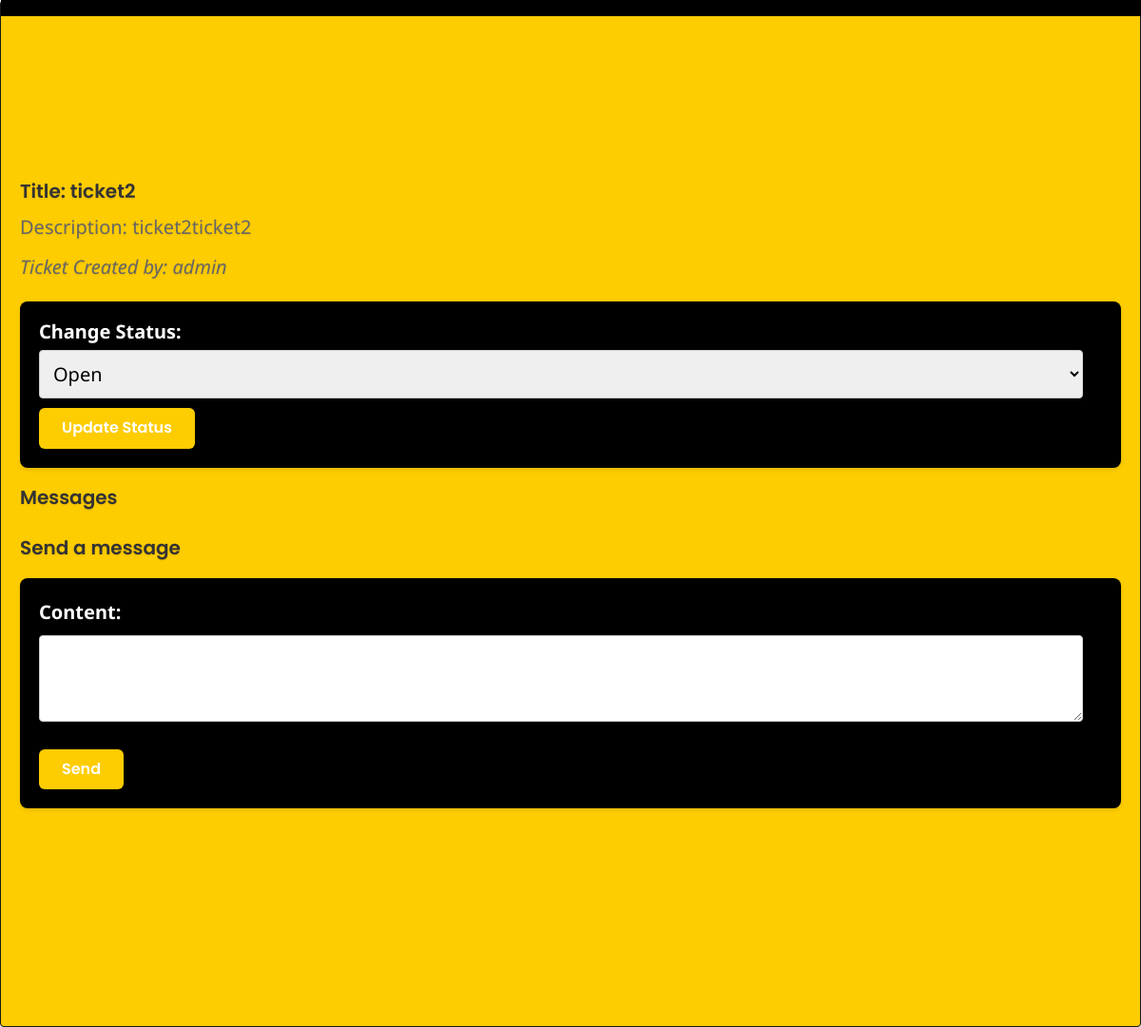
The app's page /message_ticket_creator/2/ (signed in), older data.
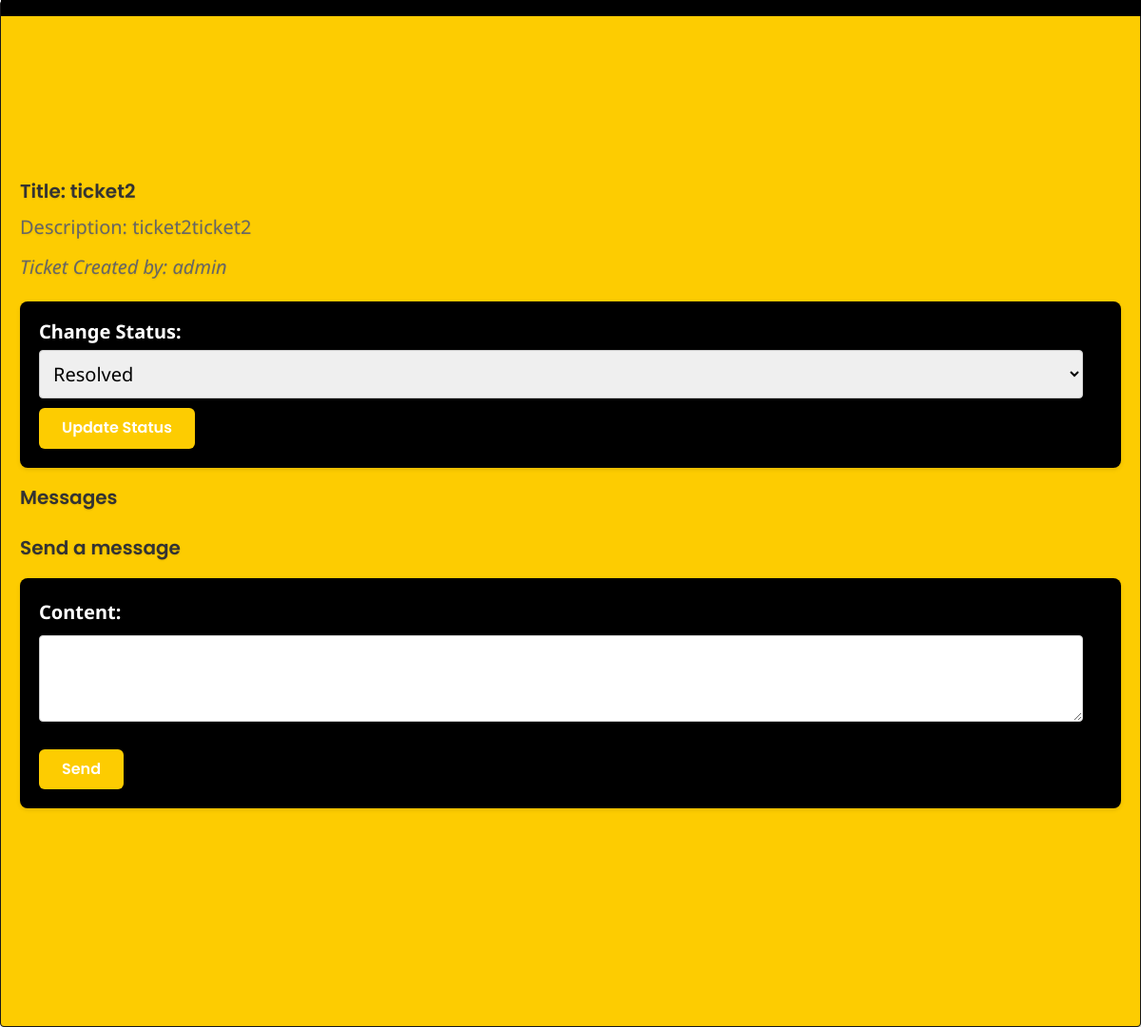
The same page, newer data.
### support/models.py (models this page shows, shortened)
class SupportTicket(models.Model):
    ticket_id = models.AutoField(primary_key=True)
    LOW = 'Low'
    MEDIUM = 'Medium'
    HIGH = 'High'
    PRIORITY_CHOICES = [
        (LOW, 'Low'),
        (MEDIUM, 'Medium'),
        (HIGH, 'High'),
    ]
    ELECTRICAL = 'Electrical'
    IT = 'IT'
    FACILITIES = 'Facilities'
    OTHER = 'Other'
    CATEGORY_CHOICES = [
        (ELECTRICAL, 'Electrical'),
        (IT, 'IT'),
        (FACILITIES, 'Facilities'),
        (OTHER, 'Other'),
    ]
    title = models.CharField(max_length=100)
    description = models.TextField()
    status = models.CharField(max_length=20, choices=[
        ('Open', 'Open'),
        ('InProgress', 'InProgress'),
        ('Resolved', 'Resolved'),
        ('Closed', 'Closed'),
    ])
    priority = models.CharField(max_length=10, choices=PRIORITY_CHOICES, default=LOW)
    category = models.CharField(max_length=20, choices=CATEGORY_CHOICES, default=OTHER)
    created_by = models.ForeignKey(User, related_name='tickets_created', on_delete=models.CASCADE)
    assigned_to = models.ForeignKey(User, related_name='tickets_assigned', on_delete=models.SET_NULL, null=True, blank=True)
    created_date = models.DateTimeField(auto_now_add=True)

### support/views.py (the view)
# urls.py: path('message_ticket_creator/<int:ticket_id>/', views.message_ticket_creator, name='message_ticket_creator'),  # Include the correct view name here
@login_required
def message_ticket_creator(request, ticket_id):
    ticket = get_object_or_404(SupportTicket, ticket_id=ticket_id)
    if request.method == 'POST':
        form = MessageAndStatusForm(request.POST)
        if form.is_valid():
            message = form.save(commit=False)
            message.ticket = ticket
            message.sender = request.user
            message.save()
            messages.success(request, 'Message sent successfully.')
            return redirect('message_ticket_creator', ticket_id=ticket_id)
    else:
        form = MessageAndStatusForm()
    return render(request, 'support/ticketmessage.html', {
        'ticket': ticket,
        'form': form,
    })

### support/forms.py
class MessageAndStatusForm(forms.ModelForm):
    class Meta:
        model = Message
        fields = ['content']
        widgets = {
            'content': forms.Textarea(attrs={'rows': 3}),
        }

### support/templates/support/ticketmessage.html (shortened to what this page needs)
{% load static %}
<!DOCTYPE html>
<html lang="english">
<head>
  <link
    rel="stylesheet"
    href="https://unpkg.com/animate.css@4.1.1/animate.css"
  />
  <link
    rel="stylesheet"
    href="https://unpkg.com/@teleporthq/teleport-custom-scripts/dist/style.css"
  />
  <link rel="stylesheet" href="{% static 'support/style3.css' %}">
  <link rel="stylesheet" href="{% static 'support/dashboard1.css' %}">
</head>
<body>
<link rel="stylesheet" href="{% static 'support/style3.css' %}" />
<div>
  <link rel="stylesheet" href="{% static 'support/dashboard1.css' %}" />
  <div class="dashboard-container">
    <div class="dashboard-login-page">
      <div class="dashboard-rectangle1">
        <ul id="tickets-table">
            <thead>
              <tr>
                <h2>Title: {{ ticket.title }}</h2>
                <p>Description: {{ ticket.description }}</p>
                <p class="ticket-creator">Ticket Created by: {{ ticket.created_by }}</p>
                <form method="post" action="{% url 'update_ticket_status' ticket.ticket_id %}">
                    <label for="status">Change Status:</label>
                    <select name="status">
                        <option value="Open" {% if ticket.status == 'Open' %}selected{% endif %}>Open</option>
                        <option value="Resolved" {% if ticket.status == 'Resolved' %}selected{% endif %}>Resolved</option>
                    </select>
                    <button type="submit" style="color: rgb(255, 255, 255);">Update Status</button>
                </form>
                <h3>Messages</h3>
                <h3>Send a message</h3>
                <form method="post" action="{% url 'message_ticket_creator' ticket.ticket_id %}">
                    {{ form.as_p }}
                    <button type="submit" style="color: rgb(255, 255, 255);">Send</button>
                </form>
              </tr>
        </ul>
      <div class="dashboard-navigation-bar">
      </div>
    </div>
  </div>
</div>
</div>
</body>
</html>

Row changes from the older to the newer data that the page shows:
changed SupportTicket "ticket2": status (not shown) → "Resolved"
Text that changed along with them:
form field status: "Open" → (not shown)
